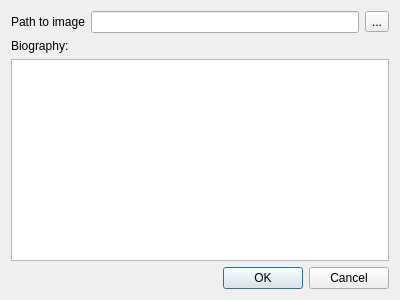
<?xml version="1.0" encoding="UTF-8"?>
<ui version="4.0">
 <class>DialogChangeBioAndPhoto</class>
 <widget class="QDialog" name="DialogChangeBioAndPhoto">
  <property name="geometry">
   <rect>
    <x>0</x>
    <y>0</y>
    <width>400</width>
    <height>300</height>
   </rect>
  </property>
  <property name="windowTitle">
   <string>Dialog</string>
  </property>
  <layout class="QGridLayout" name="gridLayout">
   <item row="0" column="0">
    <layout class="QVBoxLayout" name="verticalLayout">
     <item>
      <layout class="QHBoxLayout" name="horizontalLayout">
       <item>
        <widget class="QLabel" name="label">
         <property name="text">
          <string>Path to image</string>
         </property>
        </widget>
       </item>
       <item>
        <widget class="QLineEdit" name="txtPathToImage"/>
       </item>
       <item>
        <widget class="QToolButton" name="toolButton">
         <property name="text">
          <string>...</string>
         </property>
        </widget>
       </item>
      </layout>
     </item>
     <item>
      <widget class="QLabel" name="label_2">
       <property name="text">
        <string>Biography:</string>
       </property>
      </widget>
     </item>
     <item>
      <widget class="QTextEdit" name="textEdit"/>
     </item>
     <item>
      <widget class="QDialogButtonBox" name="buttonBox">
       <property name="standardButtons">
        <set>QDialogButtonBox::Cancel|QDialogButtonBox::Ok</set>
       </property>
      </widget>
     </item>
    </layout>
   </item>
  </layout>
 </widget>
 <resources/>
 <connections/>
</ui>
